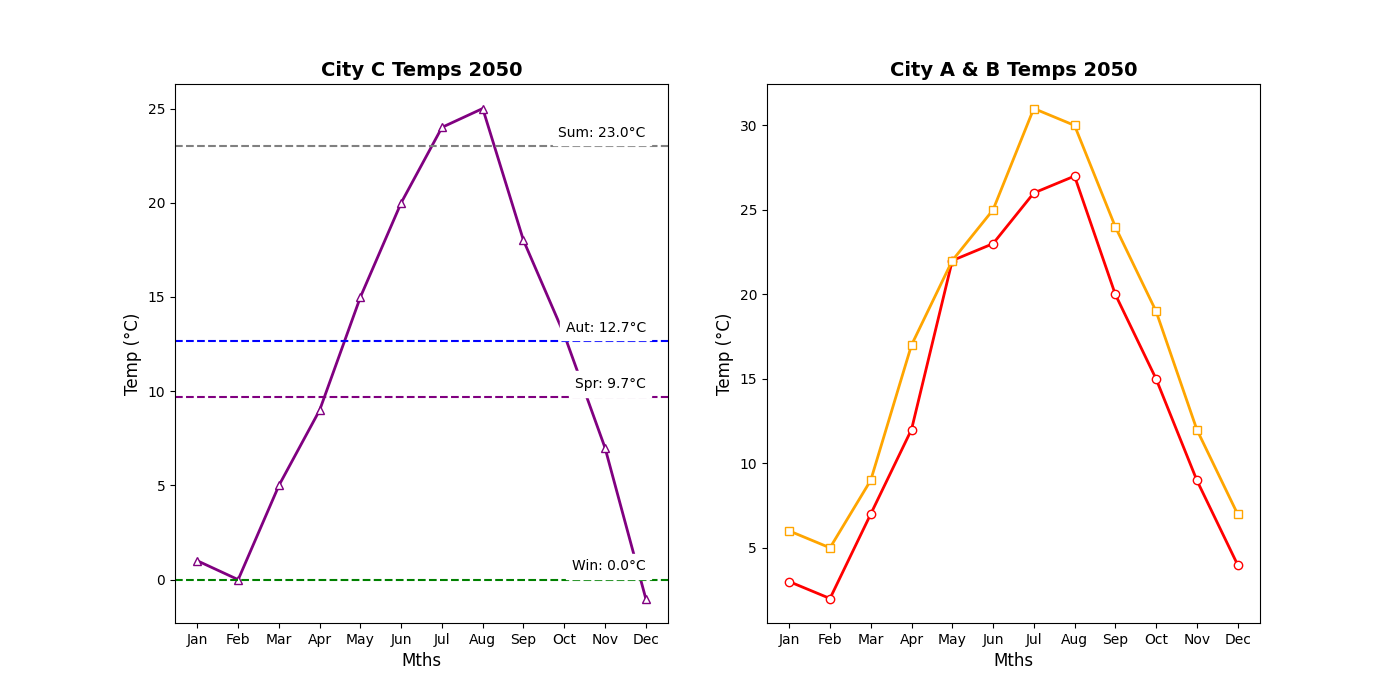

This figure's Python source:
import matplotlib.pyplot as plt
import numpy as np

months = ['Jan', 'Feb', 'Mar', 'Apr', 'May', 'Jun', 'Jul', 'Aug', 'Sep', 'Oct', 'Nov', 'Dec']

city_a_temps = [3, 2, 7, 12, 22, 23, 26, 27, 20, 15, 9, 4]
city_b_temps = [6, 5, 9, 17, 22, 25, 31, 30, 24, 19, 12, 7]
city_c_temps = [1, 0, 5, 9, 15, 20, 24, 25, 18, 13, 7, -1]

fig, axs = plt.subplots(1, 2, figsize=(14, 7))

axs[0].plot(months, city_c_temps, '-^', color='purple', linewidth=2, markerfacecolor='white')

winter_mean = np.mean(city_c_temps[0:2] + city_c_temps[11:])
spring_mean = np.mean(city_c_temps[2:5])
summer_mean = np.mean(city_c_temps[5:8])
autumn_mean = np.mean(city_c_temps[8:11])

axs[0].axhline(y=winter_mean, color='green', linestyle='--')
axs[0].axhline(y=spring_mean, color='purple', linestyle='--')
axs[0].axhline(y=summer_mean, color='gray', linestyle='--')
axs[0].axhline(y=autumn_mean, color='blue', linestyle='--')
axs[0].set_title('City C Temps 2050', fontsize=14, fontweight='bold')
axs[0].set_xlabel('Mths', fontsize=12)
axs[0].set_ylabel('Temp (°C)', fontsize=12)
axs[0].set_xticks(np.arange(len(months)))
axs[0].set_xticklabels(months)

season_annot = [('Win', winter_mean), ('Spr', spring_mean), ('Sum', summer_mean), ('Aut', autumn_mean)]
for season, mean_temp in season_annot:
    axs[0].text(len(months)-1, mean_temp + 0.5, f'{season}: {mean_temp:.1f}°C', 
                fontsize=10, color='black', ha='right', backgroundcolor='white')

axs[1].plot(months, city_a_temps, '-o', color='red', linewidth=2, markerfacecolor='white')
axs[1].plot(months, city_b_temps, '-s', color='orange', linewidth=2, markerfacecolor='white')
axs[1].set_title('City A & B Temps 2050', fontsize=14, fontweight='bold')
axs[1].set_xlabel('Mths', fontsize=12)
axs[1].set_ylabel('Temp (°C)', fontsize=12)
axs[1].set_xticks(np.arange(len(months)))
axs[1].set_xticklabels(months)

plt.show()
